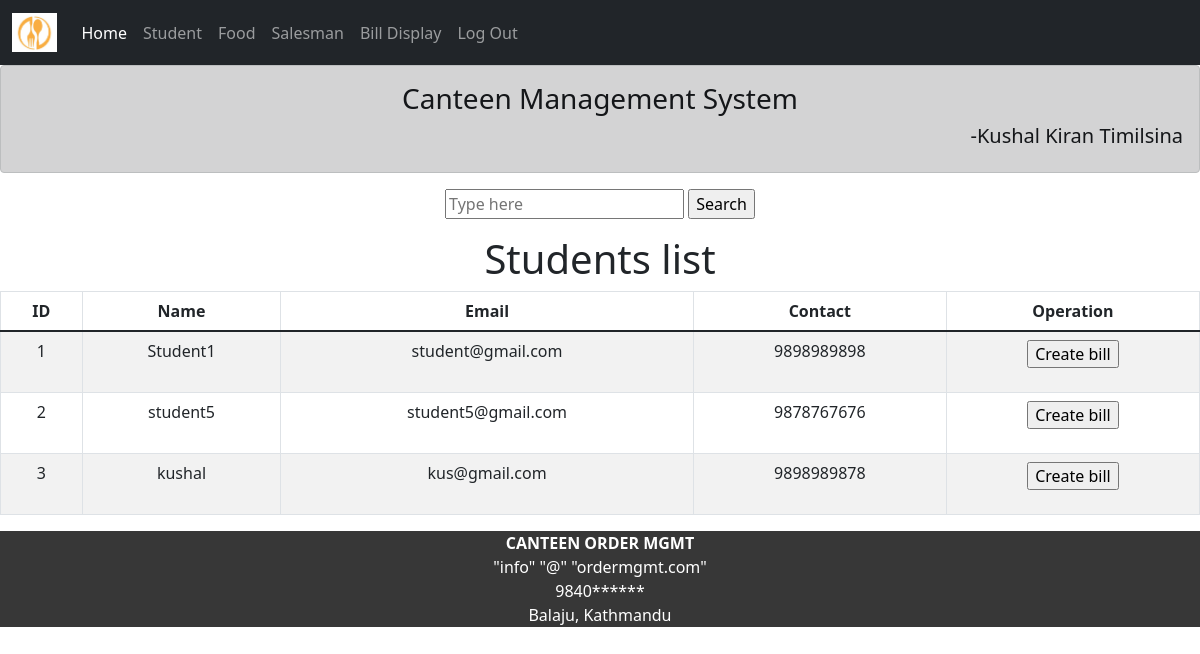
/Admin/bill_display.php, run on the app's committed database.
### tables this page shows
CREATE TABLE `student` (
  `s_id` int(5) NOT NULL,
  `s_name` varchar(30) NOT NULL,
  `s_email` varchar(50) NOT NULL,
  `s_contact` varchar(10) NOT NULL,
  `s_location` varchar(50) NOT NULL
);

### Admin/bill_display.php (the view, shortened to what this page needs)
<?php
include 'conn.php';
include 'components.php';
include 'header.php';
?>
<!DOCTYPE html>
<html>
<body>
<form action="" method="GET" style="position: relative; text-align: center;">
    <input id="search" name="s_name" type="text" value="<?php echo isset($_GET['s_name']) ? htmlspecialchars($_GET['s_name']) : ''; ?>" placeholder="Type here">
    <input id="submit" type="submit" value="Search">
</form>
<h1 style="text-align: center;">Students list</h1>
<table class="table table-bordered table-responsive table-striped table-hover table-condensed text-center">
    <thead>
        <th>ID</th>
        <th>Name</th>
        <th>Email</th>
        <th>Contact</th>
        <th>Operation</th>
    </thead>
    <tbody>
        <?php
        if (isset($_GET['s_name']) && !empty($_GET['s_name'])) {
            $s_name = mysqli_real_escape_string($conn, $_GET['s_name']);
            $selectquery = "SELECT * FROM student WHERE s_name LIKE '%$s_name%'";
        } else {
            $selectquery = "SELECT * FROM student";
        }
        $query = mysqli_query($conn, $selectquery);
        while ($result = mysqli_fetch_assoc($query)) {
        ?>
            <tr>
                <td><?php echo $result['s_id']; ?></td>
                <td><?php echo htmlspecialchars($result['s_name']); ?></td>
                <td><?php echo htmlspecialchars($result['s_email']); ?></td>
                <td><?php echo htmlspecialchars($result['s_contact']); ?></td>
                <td>
                    <form method="GET" action="test.php">
                        <input type="submit" name="display" value="Create bill">
                    </form>
                </td>
            </tr>
        <?php
        }
        ?>
    </tbody>
</table>
</body>
</html>
<?php include 'footer.php'; ?>

### Admin/components.php (shortened to what this page needs)
<link href="https://cdn.jsdelivr.net/npm/bootstrap@5.1.3/dist/css/bootstrap.min.css" rel="stylesheet">

### Admin/header.php (shortened to what this page needs)
<html>
    <body>
    <nav class="navbar navbar-expand-lg navbar-dark bg-dark">
    <div class="container-fluid">
        <a href="#" class="navbar-brand">
        <img src="../logo.png" height="39" alt="Canteen Logo">
        </a>
        <div class="collapse navbar-collapse" id="navbarCollapse">
            <div class="navbar-nav">
                <a href="index.php" class="nav-item nav-link active">Home</a>
                <a href="list_student.php" class="nav-item nav-link">Student</a>
                <a href="list_food.php#" class="nav-item nav-link">Food</a>
                <a href="list_salesman.php" class="nav-item nav-link " >Salesman</a>
                <a href="bill_display.php" class="nav-item nav-link " >Bill Display</a>
                <a href="logout.php" class="nav-item nav-link " >Log Out</a>
            </div>
        </div>
    </div>
</nav>
<div class="alert alert-dark" role="alert">
	<h3 align="center"> Canteen Management System </h3>
    <h5 align="right"> -Kushal Kiran Timilsina  </h5>
</div>
</body>
</html>

### Admin/footer.php (shortened to what this page needs)
<footer  style="background-color:#373737;color:white" >
<div class="text-center">
<p><b>CANTEEN ORDER MGMT</b><br>
"info" "@" "ordermgmt.com" <br>
9840******<br>
Balaju, Kathmandu<br>
</p>
</div>
</footer>

### data on the page
student: s_id "1", s_name "Student1", s_email "student@gmail.com", s_contact "9898989898"
student: s_id "2", s_name "student5", s_email "student5@gmail.com", s_contact "9878767676"
student: s_id "3", s_name "kushal", s_email "kus@gmail.com", s_contact "9898989878"
